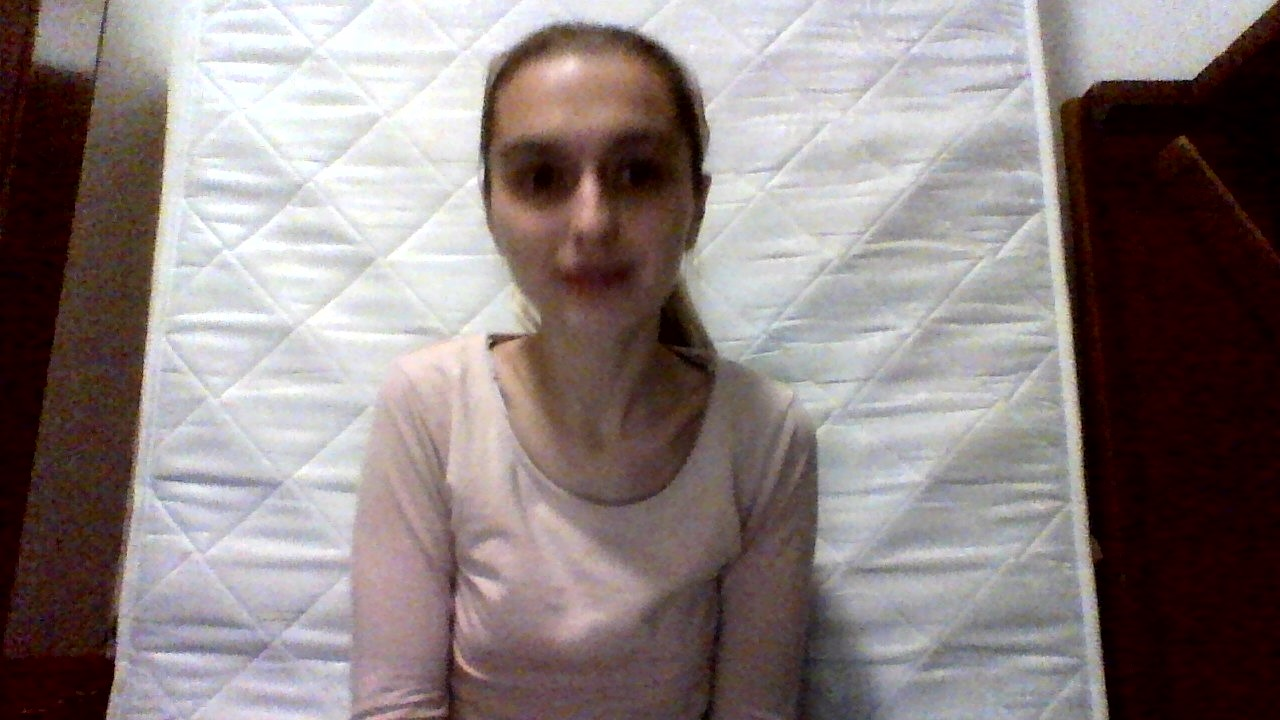
#> input picture I parcijala/dina/WIN_20201223_00_24_14_Pro.jpg, 1280 x 720 px, found by its file name; its folder holds only this picture in this run
$ python datsset.py
#> lines starting #> are read from the running program, lines starting #| are printed output that depends on the picture
#importing the libraries
import os
import cv2
import numpy as np
import matplotlib.pyplot as plt
#setting the path to the directory containing the pics
path = r'C:\Users\HP\Documents\Py Programs\dina'
#appending the pics to the training data list
training_data = []
for img in os.listdir(path):
    pic = cv2.imread(os.path.join(path,img))
#> pic is the input picture: shape (720, 1280, 3); mean B, G, R 126.6, 127.1, 138.5
    pic = cv2.resize(pic,(80,80))
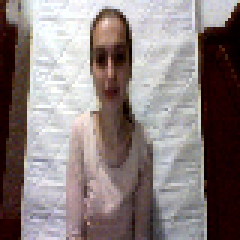
#> pic: shape (80, 80, 3) (shown 3 times larger); mean B, G, R 127.1, 127.6, 139
    training_data.append([pic])
print(training_data)
#> (printed output is left out)
#converting the list to numpy array and saving it to a file using #numpy.save
np.save(os.path.join(path,'train.npy'),np.array(training_data))
